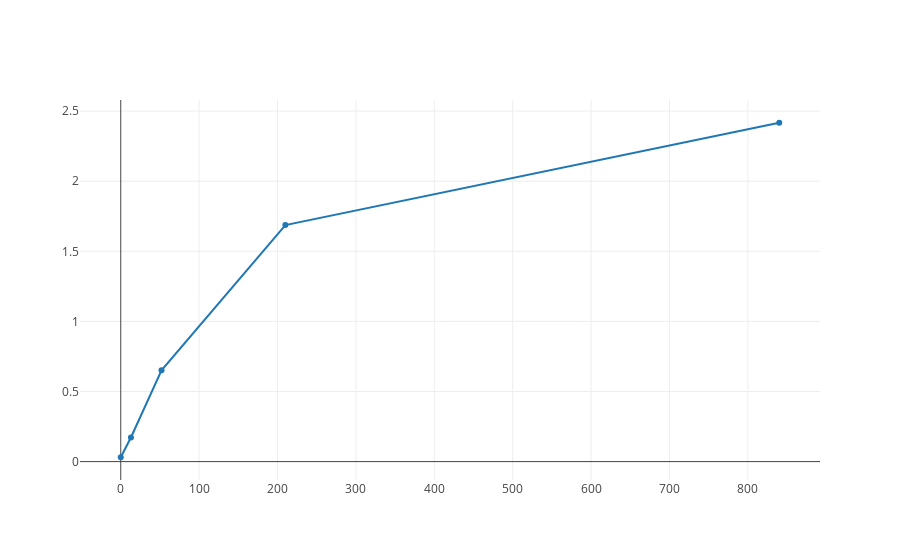

The notebook cell this image was saved under:
### Code cell
conc = [0.0, 13.0, 52.0, 210.0, 840.0]
od = [0.031, 0.172, 0.651, 1.687, 2.417]
plotly.offline.iplot({
    "data": [Scatter(x=conc, y=od)]
})

### Figure 1 — Plotly figure (JSON) as saved in the notebook; plotly's stock layout.template omitted (floating-point values rounded to 4 significant figures)
{"data": [{"type": "scatter", "x": [0, 13, 52, 210, 840], "y": [0.031, 0.172, 0.651, 1.687, 2.417]}], "layout": {}}
